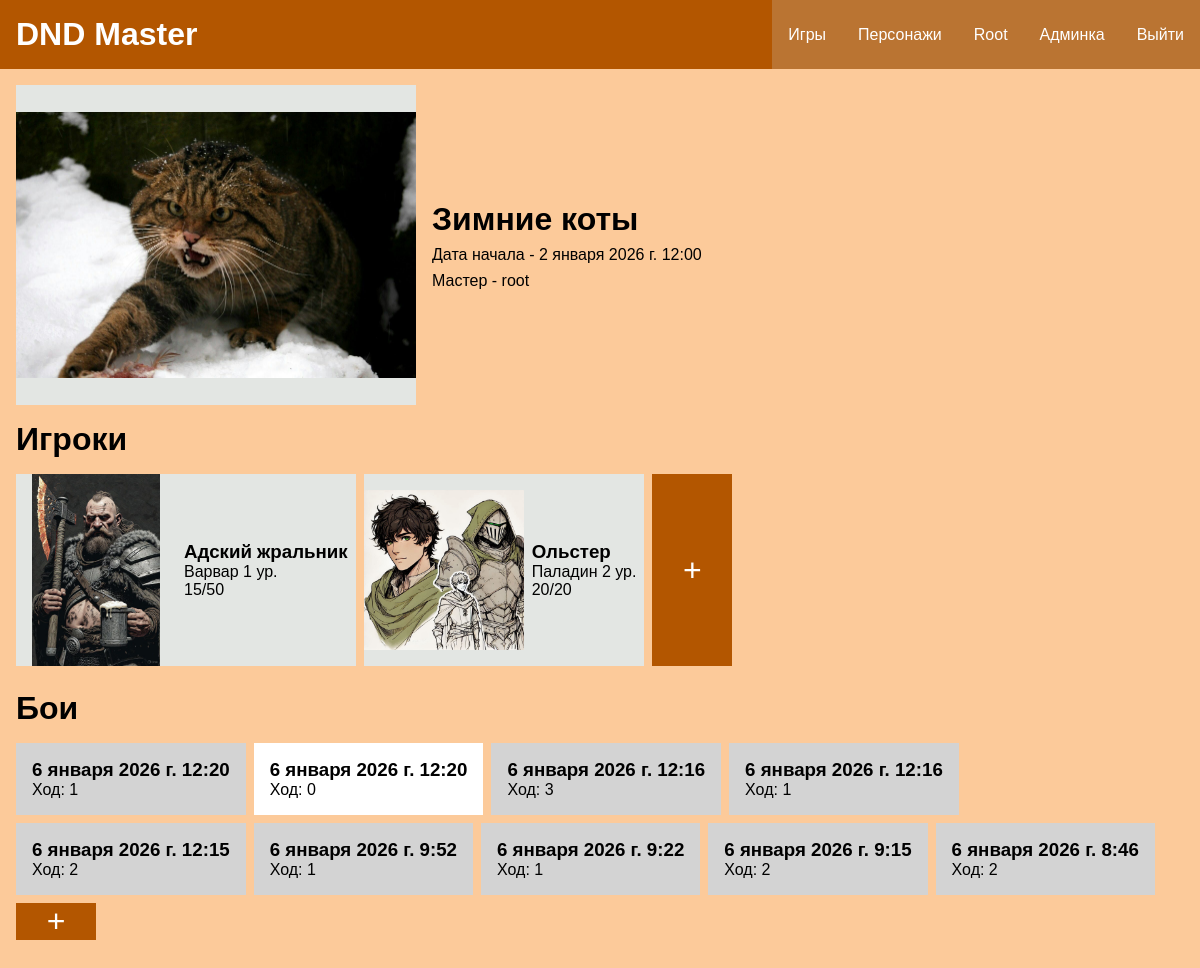
/game/1 (signed in), run on an earlier commit of the app's database.
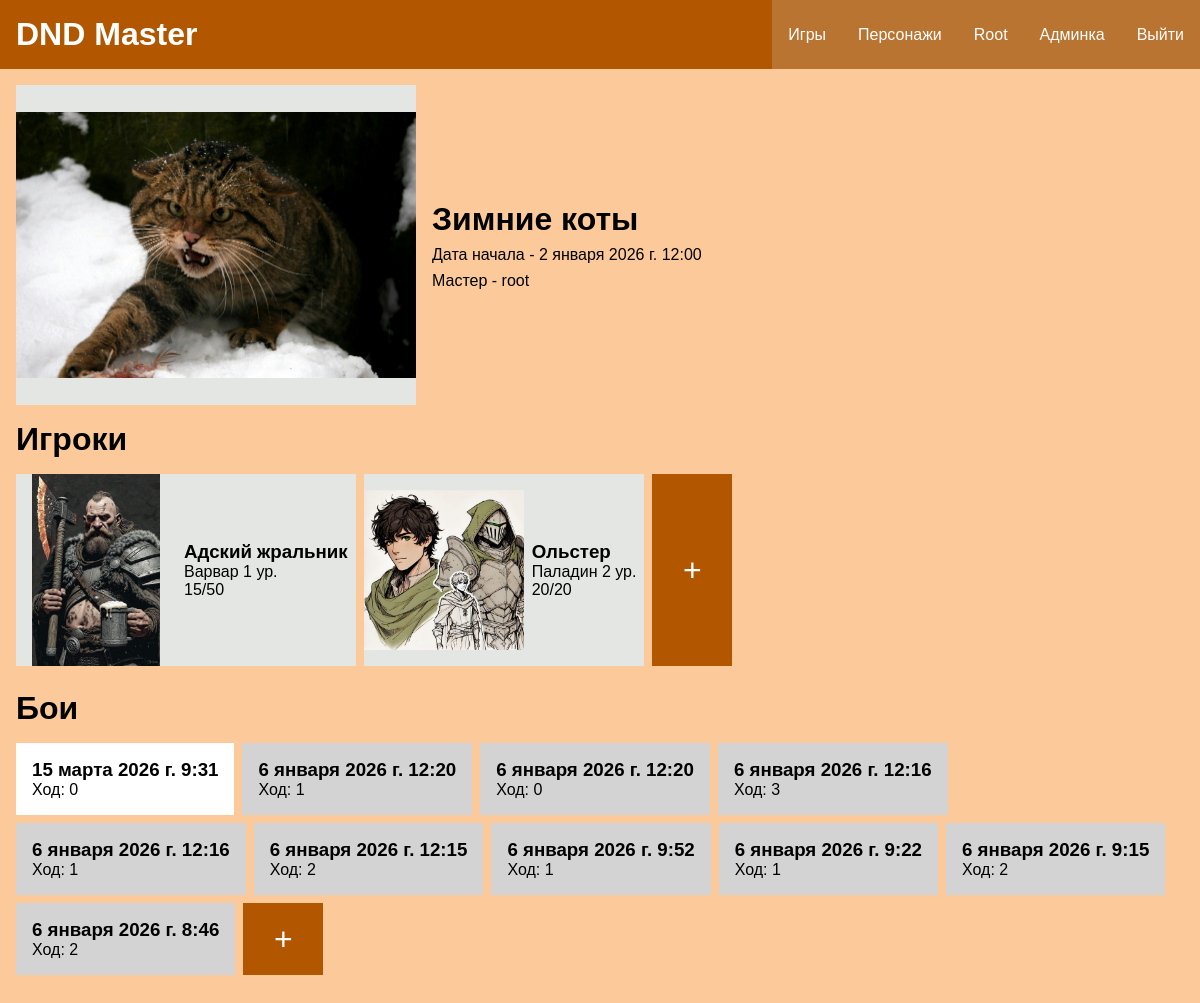
And on a later commit of the database.
### game/models.py (models this page shows, shortened)
class Game(models.Model):
    name = models.CharField(max_length=100, unique=True, db_index=True, verbose_name="Название")
    image = models.ImageField(upload_to='games/', null=True, blank=True, verbose_name="Изображение")
    characters = models.ManyToManyField(Character, verbose_name="Игроки", related_name="games", blank=True)
    is_complete = models.BooleanField(default=False, verbose_name="Завершена")
    time_start = models.DateTimeField(auto_now_add=True, verbose_name="Время начала")
    time_end = models.DateTimeField(null=True, blank=True, verbose_name="Время окончания")
    master = models.ForeignKey(get_user_model(), on_delete=models.SET_NULL, null=True, blank=True, verbose_name="Мастер")
    class Meta:
        verbose_name = "Игра"
        verbose_name_plural = "Игры"

class Encounter(models.Model):
    stage = models.IntegerField(validators=[MinValueValidator(0)], default=0, verbose_name="Ход")
    is_start = models.BooleanField(default=False, verbose_name="Начат")
    is_complete = models.BooleanField(default=False, verbose_name="Завершен")
    game = models.ForeignKey(Game, related_name='encounters', on_delete=models.CASCADE, verbose_name="Игра")
    time_start = models.DateTimeField(auto_now_add=True, verbose_name="Время начала")
    time_end = models.DateTimeField(null=True, blank=True, verbose_name="Время окончания")
    class Meta:
        verbose_name = "Битва"
        verbose_name_plural = "Битвы"
        ordering = ['is_complete', '-time_start']
    def get_absolute_url(self):
        return reverse('game:encounter-detail', kwargs={'pk': self.pk})

### characterapp/models.py (models this page shows, shortened)
class Character(models.Model):
    name = models.CharField(max_length=100, verbose_name="Имя")
    dnd_class = models.ForeignKey(DndClass, on_delete=models.PROTECT, null=True, verbose_name="Класс")
    dnd_subclass = models.CharField(max_length=100, verbose_name="Подкласс", null=True, blank=True)
    race = models.ForeignKey(Race, on_delete=models.PROTECT, null=True, verbose_name="Раса")
    background = models.ForeignKey(Background, on_delete=models.PROTECT, null=True, verbose_name="Предыстория")
    max_hp = models.IntegerField(default=0, verbose_name="Max hp", validators=[MinValueValidator(0)])
    hp = models.IntegerField(default=0, verbose_name="HP", validators=[MinValueValidator(0)])
    armor_class = models.IntegerField(default=0, verbose_name="КД", validators=[MinValueValidator(0)])
    initiative = models.IntegerField(null=True, verbose_name="Инициатива", default=0)
    cooper_coins = models.IntegerField(default=0, verbose_name="ММ", validators=[MinValueValidator(0)])
    silver_coins = models.IntegerField(default=0, verbose_name="СМ", validators=[MinValueValidator(0)])
    gold_coins = models.IntegerField(default=0, verbose_name="ЗМ", validators=[MinValueValidator(0)])
    is_player = models.BooleanField(verbose_name="Игрок")
    player_name = models.CharField(max_length=100, null=True, verbose_name="Имя игрока", blank=True)
    image = models.ImageField(upload_to="characters/", null=True, blank=True, verbose_name="Изображение")
    user = models.ForeignKey(get_user_model(), null=True, blank=True, on_delete=models.PROTECT)
    level = models.IntegerField(default=1, verbose_name="Уровень", validators=[MinValueValidator(1)])
    speed = models.IntegerField(default=0, verbose_name="Скорость", validators=[MinValueValidator(0)])
    proficient_bonus = models.IntegerField(default=2, verbose_name="Бонус мастерства")
    slug = models.SlugField(null=True, blank=True)
    class Meta:
        unique_together = ('name', 'race', 'user')
        verbose_name = "Персонаж"
        verbose_name_plural = "Персонажи"
    def get_absolute_url(self):
        return reverse('characters:character-detail', kwargs={'slug': self.slug})

### bookdata/models.py (models this page shows)
class DndClass(models.Model):
    name = models.CharField(max_length=100, verbose_name="Имя")
    image = models.ImageField(upload_to="bookdata/classes/", null=True, blank=True, verbose_name="Изображение")
    class Meta:
        verbose_name = "Класс"
        verbose_name_plural = "Классы"
    def __str__(self):
        return self.name

### game/views.py (the view)
# urls.py: path('game/<int:pk>', views.GameDetailView.as_view(), name='game-detail'),
class GameDetailView(LoginRequiredMixin, UserPassesTestMixin, DetailView):
    model = Game
    context_object_name = 'game'
    template_name = 'game/game_detail.html'
    def test_func(self):
        return self.request.user == self.get_object().master
    def get_context_data(self, **kwargs):
        context = super().get_context_data(**kwargs)
        context['title'] = context['game'].name
        context['characters'] = context['game'].characters.all()
        context['encounters'] = context['game'].encounters.all().order_by('-time_start')
        return context

### game/templates/game/game_detail.html (shortened to what this page needs)
{% extends 'base.html' %}
{% block content %}
    <div class="main_without_side_bar_div">
        <div class="game_info list_element">
            <img src="{{game.image.url}}">
            <div class="game_info_info">
                <h1>{{game.name}}</h1>
                <p>Дата начала - {{game.time_start}}</p>
                <p>Мастер - {{game.master}}</p>
            </div>
        </div>
        <div class="character_list_div list_element">
            <h1>Игроки</h1>
            <div class="character_card_list">
                {% for character in characters %}
                <a href="{{ character.get_absolute_url }}">
                <div class="character_card">
                    {% if character.image %}
                    <img src="{{ character.image.url }}">
                    {% else %}
                    <img src="/media/staticmedia/image-placeholder-vertical.jpg">
                    {% endif %}
                    <div class="character_card_info">
                        <h3>{{character.name}}</h3>
                        <p>{{character.dnd_class}} {{character.level}} ур.</p>
                        <p>{{character.hp}}/{{character.max_hp}}</p>
                    </div>
                </div>
                </a>
                {% endfor %}
                 <a href="{% url 'game:game-add-character' game.pk %}">
                    <p class="flex_add_button">
                        +
                    </p>
                </a>
            </div>
        </div>
        <div class="encounter_list_div list_element">
            <h1>Бои</h1>
            <div class="character_card_list">
                {% for encounter in encounters %}
                <a href="{{ encounter.get_absolute_url }}" class="character_card_list_element">
                    <div class="encounter_card {% if encounter.is_complete %}completed_encounter_card{% else %}not_completed_encounter_card{% endif %}">
                        <h3>{{encounter.time_start}}</h3>
                        <p>Ход: {{encounter.stage}}</p>
                    </div>
                </a>
                {% endfor %}
                <form method="post" action="{% url 'game:encounter-redirect' game.pk %}" class="character_card_list_element">
                    <button class="flex_add_button">+</button>
                </form>
            </div>
        </div>
    </div>
{% endblock %}

### templates/base.html (shortened to what this page needs)
{% load static %}
<!DOCTYPE html>
<html lang="en">
<head>
    <link rel="stylesheet" type="text/css" href="{% static 'characterapp/css/style.css' %}">
</head>
<body>
<header>
    <h1 class="header_h">DND Master</h1>
    <div class="header_links">
        <a href="{% url 'game:game-list' %}">Игры</a>
        <a href="{% url 'characters:character-list' %}">Персонажи</a>
        {% if request.user.is_authenticated %}
        <a href="{% url 'users:update' %}">{{request.user.username|capfirst}}</a>
        {% if request.user.is_staff %}
        <a href="{% url 'admin:index' %}">Админка</a>
        {% endif %}
        <a href="{% url 'users:logout' %}">Выйти</a>
        {% else %}
        <a href="{% url 'users:login' %}">Войти</a>
        <a href="{% url 'users:register' %}">Регистрация</a>
        {% endif %}
    </div>
</header>
<main>
    {% block content %}
    {% endblock %}
</main>
</body>
</html>

### characterapp/static/characterapp/css/style.css (style rules this page uses)
:root { --primary_background: #b35600; --link_secondary:#ba7432; --link_active: #faab61; --main_background: #fcca9a; --simple_background: #e3e6e3; }
html { min-height: 100%; }
body { min-height: 100vh; }
html, body { display: flex; flex-direction: column; }
* { padding: 0; margin: 0; font-family: sans-serif; }
header { background: var(--primary_background); display: flex; justify-content: space-between; }
.header_h { color: white; padding: 1rem; }
.header_links { display: flex; height: 100dp; }
.header_links a { display: block; height: 100%; align-content: center; background: var(--link_secondary); text-decoration: none; color: white; padding-right: 1rem; padding-left: 1rem; }
.character_card_list { display: flex; margin-top: 1rem; flex-wrap: wrap; }
.character_card_list a { text-decoration: none; color: black; margin-right: 0.5rem; margin-bottom: 0.5rem; }
.character_card { width: fit-content; display: flex; background: var(--simple_background); }
.character_card img { width: 10rem; height: 12rem; object-fit: contain; background: var(--simple_background); }
.character_card_info { align-content: center; padding: 0.5rem; }
.main_without_side_bar_div { padding: 1rem; background: var(--main_background); min-height: calc(100vh - 6.3rem); }
.list_element { margin-bottom: 1rem; }
.flex_add_button { background: var(--primary_background); color: white; height: 100%; width: 5rem; text-align: center; align-content: center; font-size: 2rem; border-style: none; }
.game_info { display: flex; }
.game_info img { width: 25rem; height: 20rem; object-fit: contain; background: var(--simple_background); }
.game_info_info { padding: 1rem; align-content: center; }
.game_info_info p { margin-top: 0.5rem; }
.encounter_card { padding: 1rem; align-content: center; align-items: center; }
.not_completed_encounter_card { background: white; }
.completed_encounter_card { background: lightgray; }
.character_card_list_element { margin-bottom: 0.5rem; }

What changed in the data, as far as the page shows it:
added Encounter: time_start "15 марта 2026 г. 9:31", stage "0", is_complete False (drawn)
changed Encounter (number 3 of 10 on the later page): is_complete False → True (drawn)
